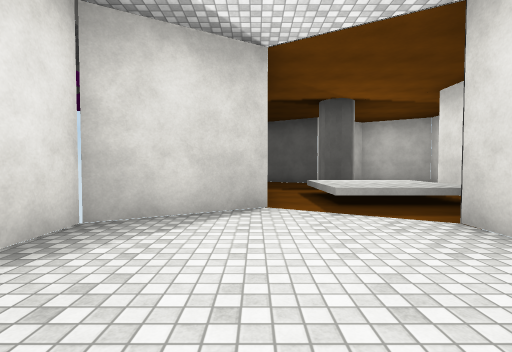
view 1 (above)

16 first-person views from a walk through a Unity game level. The camera is 1.3 m above the floor, tilts 2° down and sees 85° across. The floor is counted in squares, 2 m on a side. Each view is taken from the middle of a square. On the plan, view 1 faces up. The plan holds only what a view shows up to about 9 squares ahead; the rest is blank. The place goes on beyond the plan. The player character is not drawn. Surface patterns are stand-ins for the level's own textures.

view 2
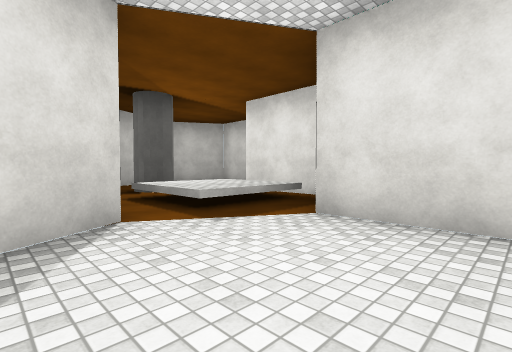

view 3
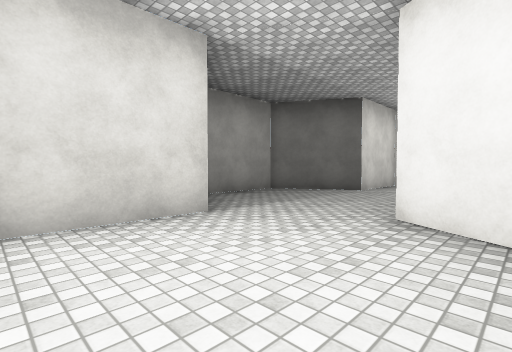

view 4
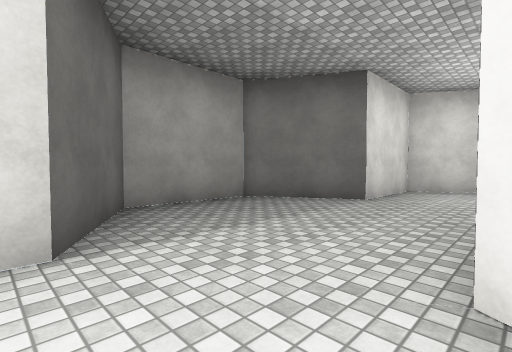

view 5
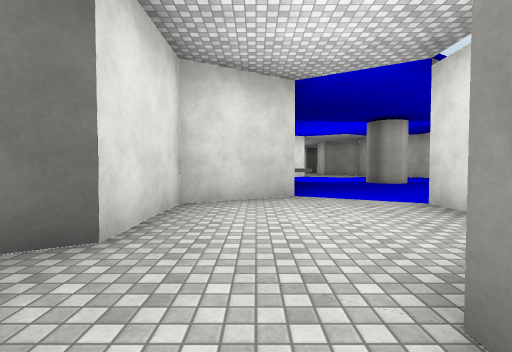

view 6
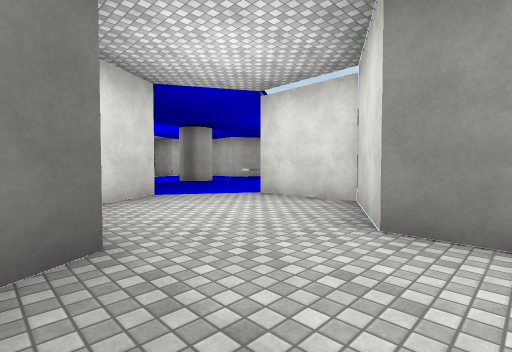

view 7
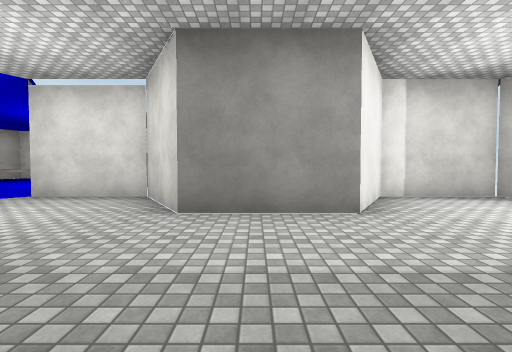

view 8
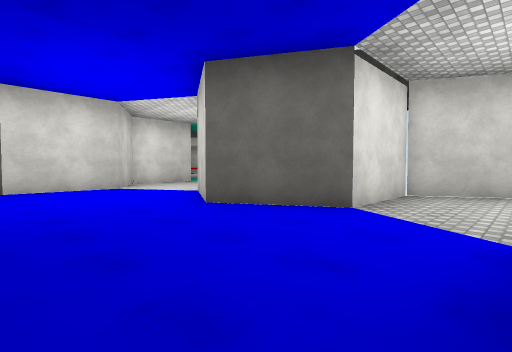

view 9
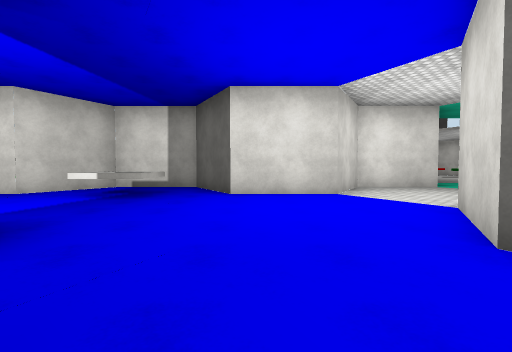

view 10
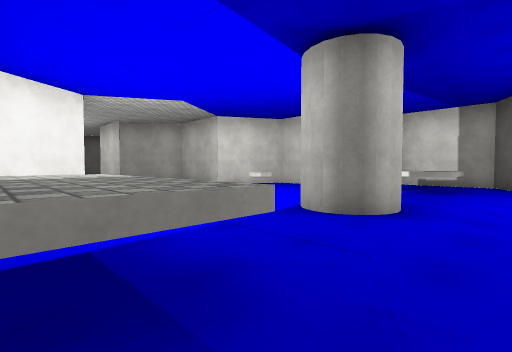

view 11
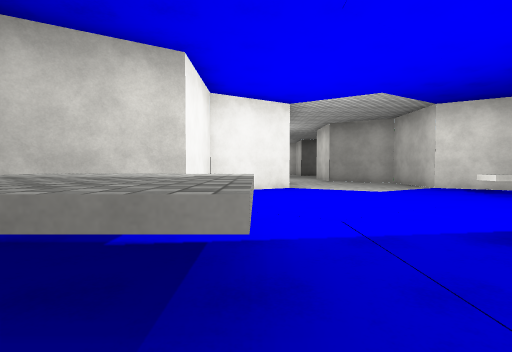

view 12
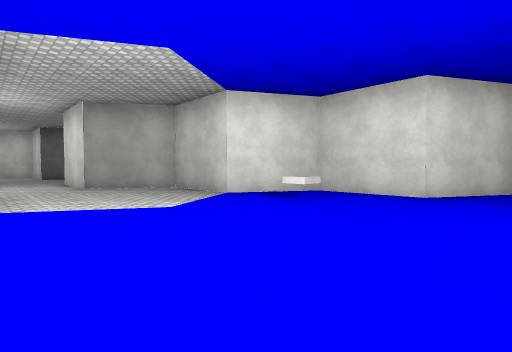

view 13
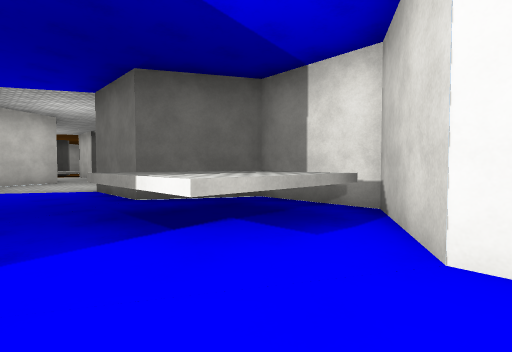

view 14
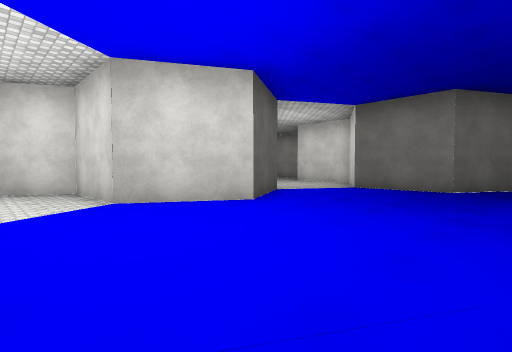

view 15
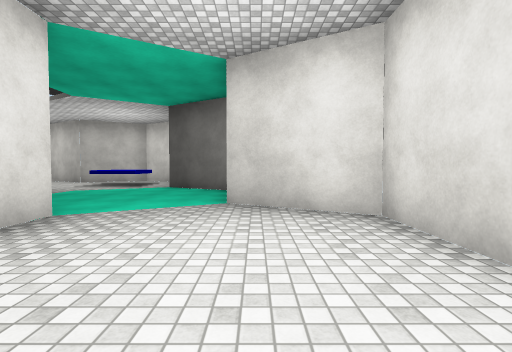

view 16
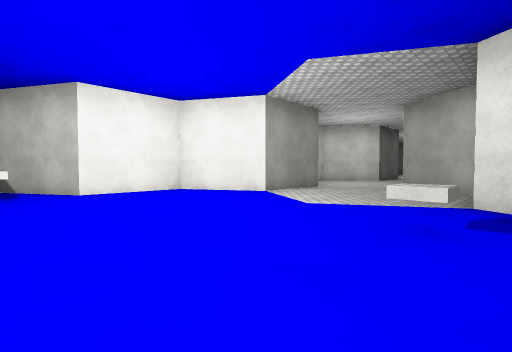

### Floor plan
Key: @ floor where view 1 was taken; # wall or solid block; . floor; ^ raised ledge.
Columns run from 14 left of view 1 to 5 right of it. Each row starts with its distance up from view 1.
  7                 ^^##
  6                ^^^^#
  5              ##^^^^#
  4             ##....#
  3             #....##
  2             #....#
  1 ....#       #....#
  0 .....#      ##@...##
 -1  .....       ##....#
 -2  .....        #....#
 -3   ....##     ##....#
 -4    ....##   #....###
 -5    #....#   #....#
 -6    #....#   #....#
 -7    #....#####...##
 -8     ##....#....##
 -9      #.........
-10      #.........#
-11    ###.........##
-12    #.........^^^#
-13    #.^^...#..^^^#
-14    #.........^^^#
-15    ##..........##
-16     ##.........#
-17      #.........
-18      #.........
-19      ###.....##
-20        #....##
-21        #....#
-22        ##...#
-23         ##...
-24           ..

Positions as (right, up) in squares from view 1, and headings:
1: (0, 0), facing up
2: (-1, 1), facing up-right
3: (-1, 3), facing down-right
4: (0, 1), facing down-right
5: (1, -2), facing down
6: (3, -2), facing down-left
7: (4, -2), facing left
8: (0, -11), facing up-left
9: (-2, -10), facing left
10: (0, -11), facing down-left
11: (-1, -11), facing down
12: (-2, -14), facing down-left
13: (-2, -16), facing up-right
14: (-8, -12), facing up-right
15: (-8, -8), facing up
16: (-7, -14), facing down-right
